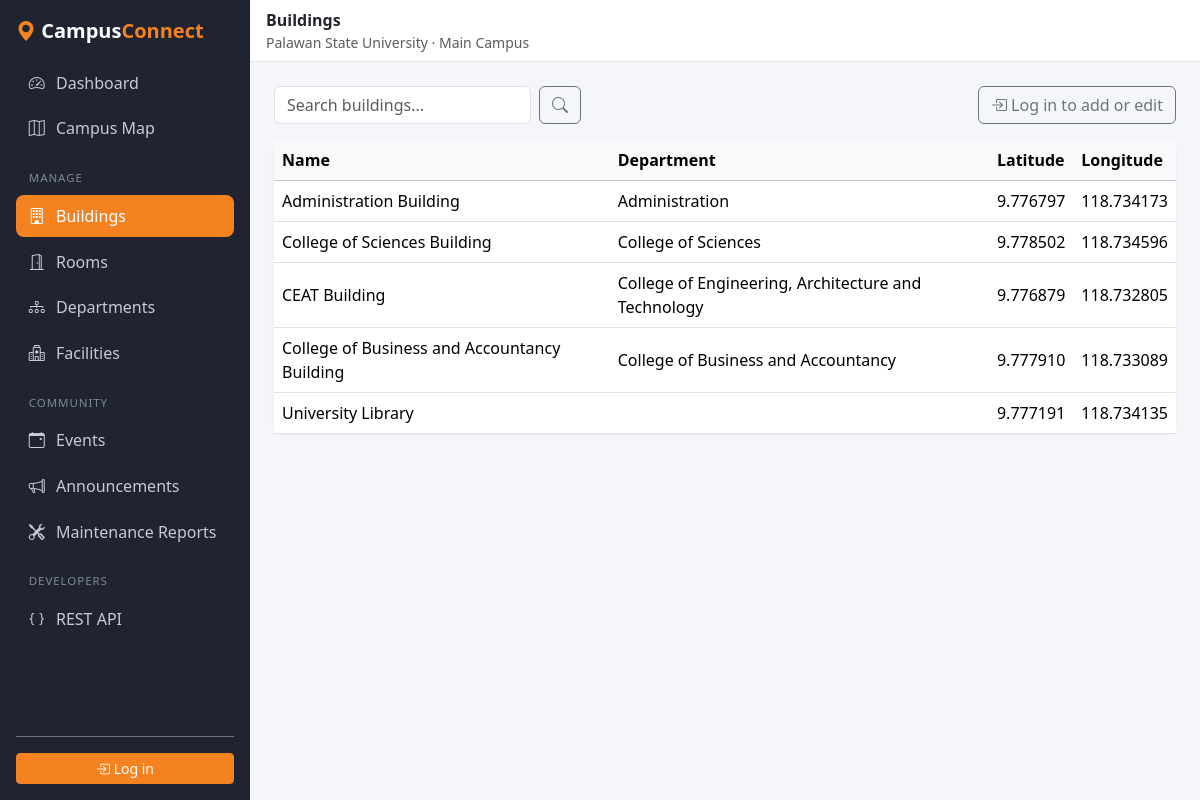
Before: /buildings/ with the older database file.
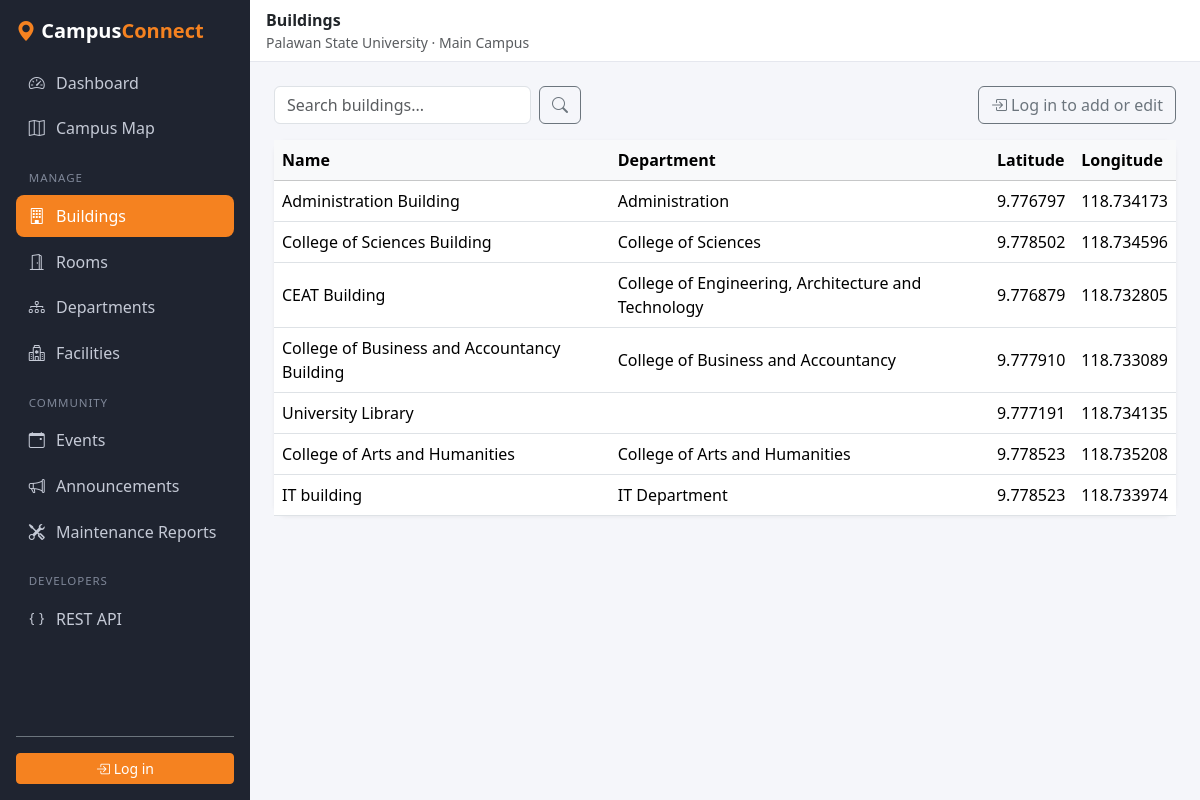
After: the same page with the newer database file.
### campus/models.py (models this page shows, shortened)
class Building(models.Model):
    name = models.CharField(max_length=100)
    description = models.TextField(blank=True)
    latitude = models.DecimalField(max_digits=9, decimal_places=6)
    longitude = models.DecimalField(max_digits=9, decimal_places=6)
    image = models.ImageField(upload_to='buildings/', blank=True, null=True)
    department = models.ForeignKey(
        Department, on_delete=models.SET_NULL, null=True, blank=True,
        related_name='buildings',
    )

class Department(models.Model):
    name = models.CharField(max_length=100, unique=True)
    description = models.TextField(blank=True)

### campus/crud.py (the view)
class CrudListView(ListView):
    cfg = None
    template_name = 'campus/crud/list.html'
    paginate_by = 10
    def get_queryset(self):
        qs = self.cfg.model.objects.all()
        q = self.request.GET.get('q', '').strip()
        if q and self.cfg.search:
            condition = Q()
            for name in self.cfg.search:
                condition |= Q(**{name + '__icontains': q})
            qs = qs.filter(condition)
        if not qs.ordered:
            qs = qs.order_by('pk')
        return qs
    def get_context_data(self, **kwargs):
        ctx = super().get_context_data(**kwargs)
        ctx.update(base_context(self.cfg))
        ctx['q'] = self.request.GET.get('q', '').strip()
        ctx['headers'] = [label for label, _ in self.cfg.columns]
        ctx['rows'] = [
            {'obj': obj, 'cells': [cell_text(obj, accessor) for _, accessor in self.cfg.columns]}
            for obj in ctx['object_list']
        ]
        return ctx

### campus/crud.py (called while the page is built)
def resolve(obj, dotted):
    value = obj
    for part in dotted.split('.'):
        value = getattr(value, part, None)
        if value is None:
            return ''
        if callable(value):
            value = value()
    return value

def cell_text(obj, accessor):
    value = resolve(obj, accessor)
    if isinstance(value, bool):
        return 'Yes' if value else 'No'
    if isinstance(value, datetime):
        return timezone.localtime(value).strftime('%b %d, %Y %I:%M %p')
    text = str(value)
    return text if len(text) <= 60 else text[:57] + '...'

def url_names(cfg):
    return {
        'list_url': f'{cfg.name}_list',
        'create_url': f'{cfg.name}_create',
        'update_url': f'{cfg.name}_update',
        'delete_url': f'{cfg.name}_delete',
    }

def base_context(cfg):
    return {
        'title': cfg.title,
        'singular': cfg.singular,
        'nav_key': cfg.name,
        **url_names(cfg),
    }

### campus/templates/campus/crud/list.html (shortened to what this page needs)
{% extends 'campus/base.html' %}
{% block heading %}{{ title }}{% endblock %}
{% block content %}
<div class="d-flex flex-wrap justify-content-between align-items-center gap-2 mb-3">
  <form method="get" class="d-flex gap-2">
    <input type="search" name="q" value="{{ q }}" class="form-control" placeholder="Search {{ title|lower }}...">
    <button class="btn btn-outline-secondary" aria-label="Search"><i class="bi bi-search"></i></button>
  </form>
  {% if user.is_authenticated %}
    <a href="{% url create_url %}" class="btn btn-psu"><i class="bi bi-plus-lg"></i> Add {{ singular }}</a>
  {% else %}
    <a href="{% url 'admin:login' %}?next={{ request.path }}" class="btn btn-outline-secondary">
      <i class="bi bi-box-arrow-in-right"></i> Log in to add or edit
    </a>
  {% endif %}
</div>
<div class="card">
  <div class="table-responsive">
    <table class="table table-hover align-middle mb-0">
      <thead class="table-light">
        <tr>
          {% for h in headers %}<th>{{ h }}</th>{% endfor %}
        </tr>
      </thead>
      <tbody>
        {% for row in rows %}
          <tr>
            {% for cell in row.cells %}<td>{{ cell }}</td>{% endfor %}
          </tr>
        {% empty %}
          <tr><td colspan="{{ headers|length|add:1 }}" class="text-center text-muted py-4">
            {% if q %}No results for &ldquo;{{ q }}&rdquo;.{% else %}Nothing here yet.{% endif %}
          </td></tr>
        {% endfor %}
      </tbody>
    </table>
  </div>
</div>
{% endblock %}

Changed rows visible on the page:
added Building: cells "College of Arts and Humanities" "9.778523" "118.735208"
now on this page (row unchanged): Department: cells "College of Arts and Humanities"
added Building: cells "IT building" "9.778523" "118.733974"
added Department: cells "IT Department"
